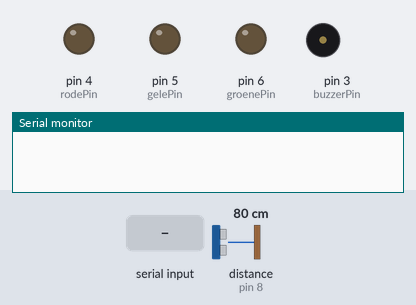
Bench run of a sketch on a simulated Arduino Uno, built with avr-gcc and run on an emulated ATmega328P. Shown: output pins drawn as LEDs (lit = HIGH), buzzer (waves = sounding), the last lines printed to the serial monitor. The inputs (shaded band) are chosen by the test bench; at power-on: distance to the obstacle (sensor on pin 8) 80 cm. The echo pulse lasts 58.3 µs per cm; pins used as bus, display or sensor lines are not drawn.

Above: at 1.0 s.
1.1 s: "r" received over Serial
At 2.2 s:
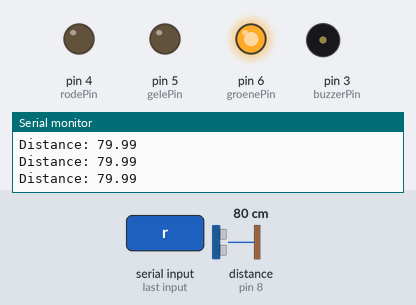
2.6 s: distance to the obstacle (sensor on pin 8) set to 23 cm
5.6 s: distance to the obstacle (sensor on pin 8) set to 19 cm
At 5.89 s:
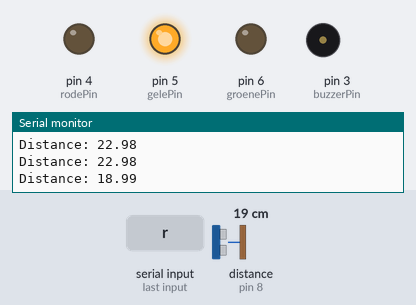
8.6 s: distance to the obstacle (sensor on pin 8) set to 12 cm
11.6 s: distance to the obstacle (sensor on pin 8) set to 9 cm
At 11.79 s:
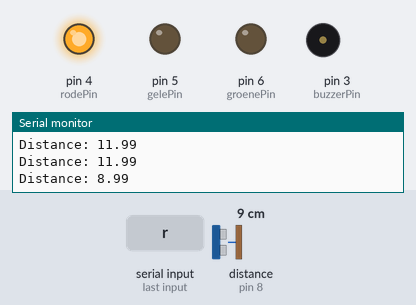
14.6 s: distance to the obstacle (sensor on pin 8) set to 5 cm
At 15.5 s:
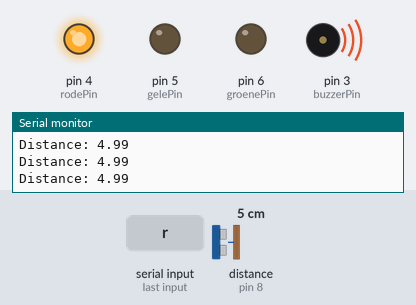
17.6 s: distance to the obstacle (sensor on pin 8) set to 2 cm
At 18.1 s:
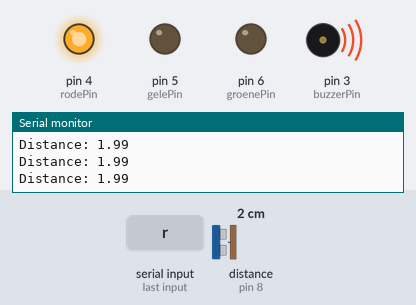
Timing chart, 0 to 20.6 s (numbered marks = the images above; inputs shaded):
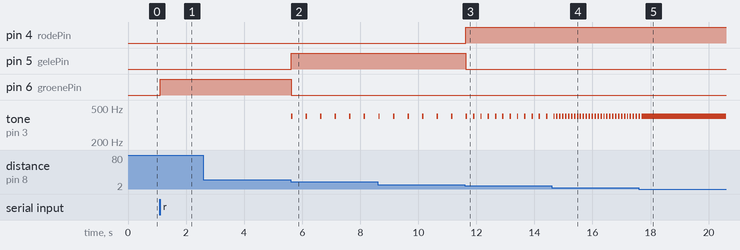

The sketch:

ParkeerSensor.ino
```cpp
const int rodePin = 4;
const int gelePin = 5;
const int groenePin = 6;
char versnelling;


void setup() {
  ledControl_Setup();
  buzzerControl_Setup();
  afstandSensorControl_Setup();
  serialControl_Setup();
  while(versnelling == NULL){
  versnelling = serialControl_leesVersnelling();
  }
}

void loop() {
  switch(versnelling){
    case 'r':
  float distance = afstandSensorControl_AfstandBerekenen();
  serialControl_AfstandPrinten(distance);
  if (distance <= 10) {
    ledControl_LedUitzetten(groenePin);
    ledControl_LedUitzetten(gelePin);
    ledControl_LedAanzetten(rodePin);
    if (distance < 3) {
      buzzerControl_BuzzerGeluidAfspelen(0);
    } else if (distance < 6) {
      buzzerControl_BuzzerGeluidAfspelen(100);
    } else if (distance <= 10) {
      buzzerControl_BuzzerGeluidAfspelen(250);
    }
  } else if (distance > 10 && distance < 20) {
    ledControl_LedUitzetten(rodePin);
    ledControl_LedUitzetten(groenePin);
    ledControl_LedAanzetten(gelePin);
    buzzerControl_BuzzerGeluidAfspelen(500);
  } else if (distance >= 20) {
    ledControl_LedUitzetten(rodePin);
    ledControl_LedUitzetten(gelePin);
    ledControl_LedAanzetten(groenePin);
  }
  break;
  }
}
```

LedControl.ino
```cpp
void ledControl_Setup() {
  pinMode(rodePin, OUTPUT);
  pinMode(gelePin, OUTPUT);
  pinMode(groenePin, OUTPUT);
}

void ledControl_LedAanzetten(int ledNummer){
  digitalWrite(ledNummer, HIGH);
}

void ledControl_LedUitzetten(int ledNummer){
  digitalWrite(ledNummer, LOW);
}
```

afstandSensorControl.ino
```cpp
const int echoPin = 8;
const int trigPin = 9;
float duration, distance;
char versnellingUitgelezen;

void afstandSensorControl_Setup() {
  pinMode(trigPin, OUTPUT);
  pinMode(echoPin, INPUT);
}

float afstandSensorControl_AfstandBerekenen() {
  digitalWrite(trigPin, LOW);
  delayMicroseconds(2);
  digitalWrite(trigPin, HIGH);
  delayMicroseconds(10);
  digitalWrite(trigPin, LOW);
  duration = pulseIn(echoPin, HIGH);
  distance = (duration * .0343) / 2;
  return distance;
}
```

buzzerControl.ino
```cpp
const int buzzerPin = 3;

void buzzerControl_Setup(){
    pinMode(buzzerPin, OUTPUT);
}

void buzzerControl_BuzzerGeluidAfspelen(int interval){
  tone(buzzerPin, 400, 50);
  delay(interval);
}
```

serialControl.ino
```cpp
char versnellingGelezen;

void serialControl_Setup() {
  Serial.begin(9600);
}

void serialControl_AfstandPrinten(float distance) {
  if (distance < 100) {
    Serial.print("Distance: ");
    Serial.println(distance);
  }
}

char serialControl_leesVersnelling() {
  if (Serial.available() > 0) {
    versnellingGelezen = Serial.read();
    Serial.print(versnellingGelezen);
  }
  return versnellingGelezen;
}
```

Measured:
- the behaviour switches between 21 and 20 cm on distance to the obstacle (sensor on pin 8) (found by bisection; images 1 and 2)
- the behaviour switches between 11 and 10 cm on distance to the obstacle (sensor on pin 8) (found by bisection; images 2 and 3)
- the behaviour switches between 4 and 3 cm on distance to the obstacle (sensor on pin 8) (found by bisection; images 4 and 5)
- after the input at 1.1 s, pin 6 (groenePin): LOW → HIGH at once
- after the input at 5.6 s, pin 5 (gelePin): LOW → HIGH at once; pin 6 (groenePin): HIGH → LOW at once; tone on pin 3 (buzzerPin): alternates 400 Hz for 0.05 s and silent for 0.45 s, starting at once
- after the input at 11.6 s, pin 4 (rodePin): LOW → HIGH at once; pin 5 (gelePin): HIGH → LOW at once; tone on pin 3 (buzzerPin): alternates 400 Hz for 0.05 s and silent for 0.20 s, starting after 0.29 s
- after the input at 14.6 s, tone on pin 3 (buzzerPin): alternates 400 Hz for 0.05 s and silent for 0.05 s, starting after 0.16 s
- after the input at 17.6 s, tone on pin 3 (buzzerPin): goes on until 17.7 s, then stays 400 Hz
